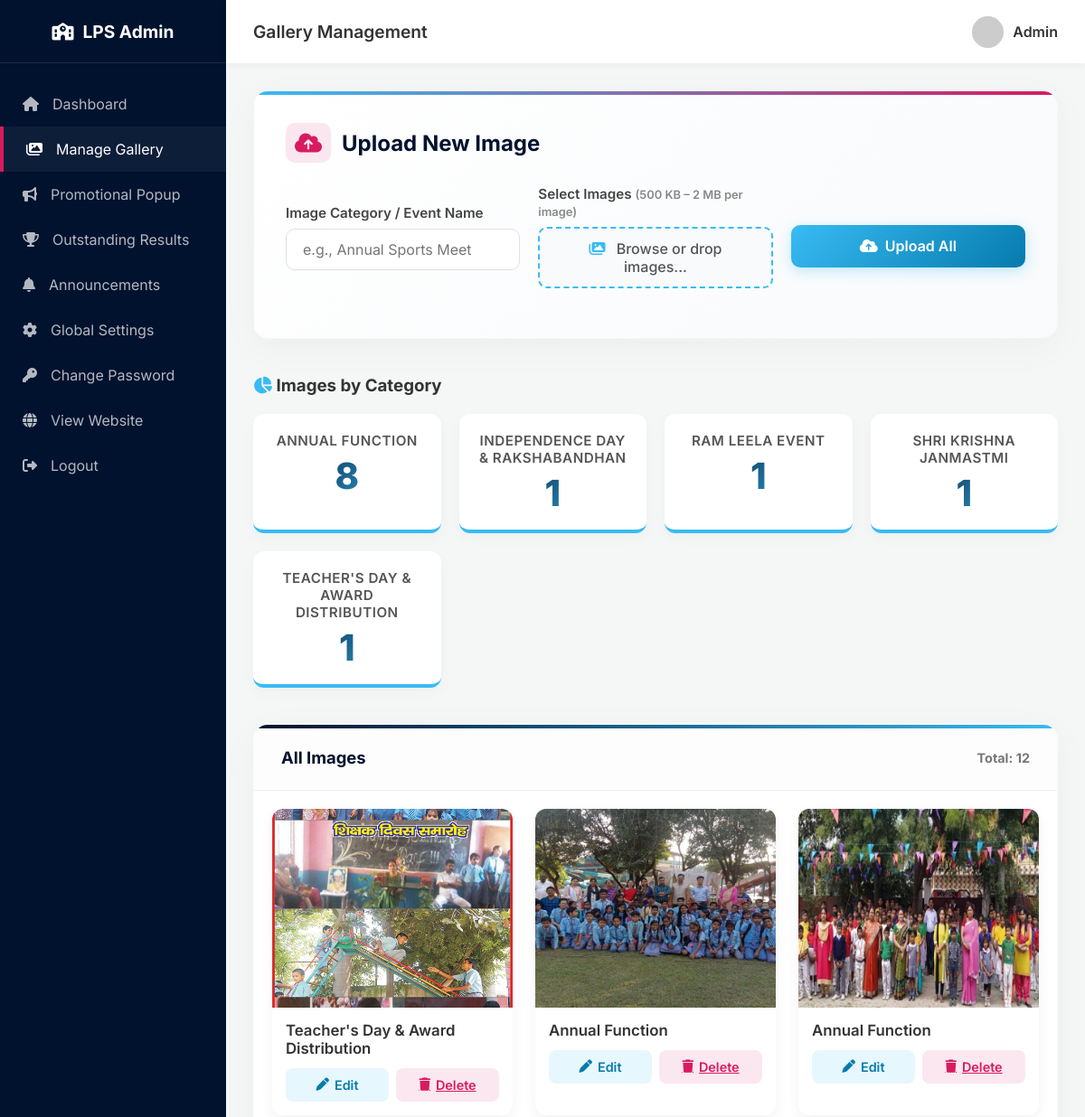
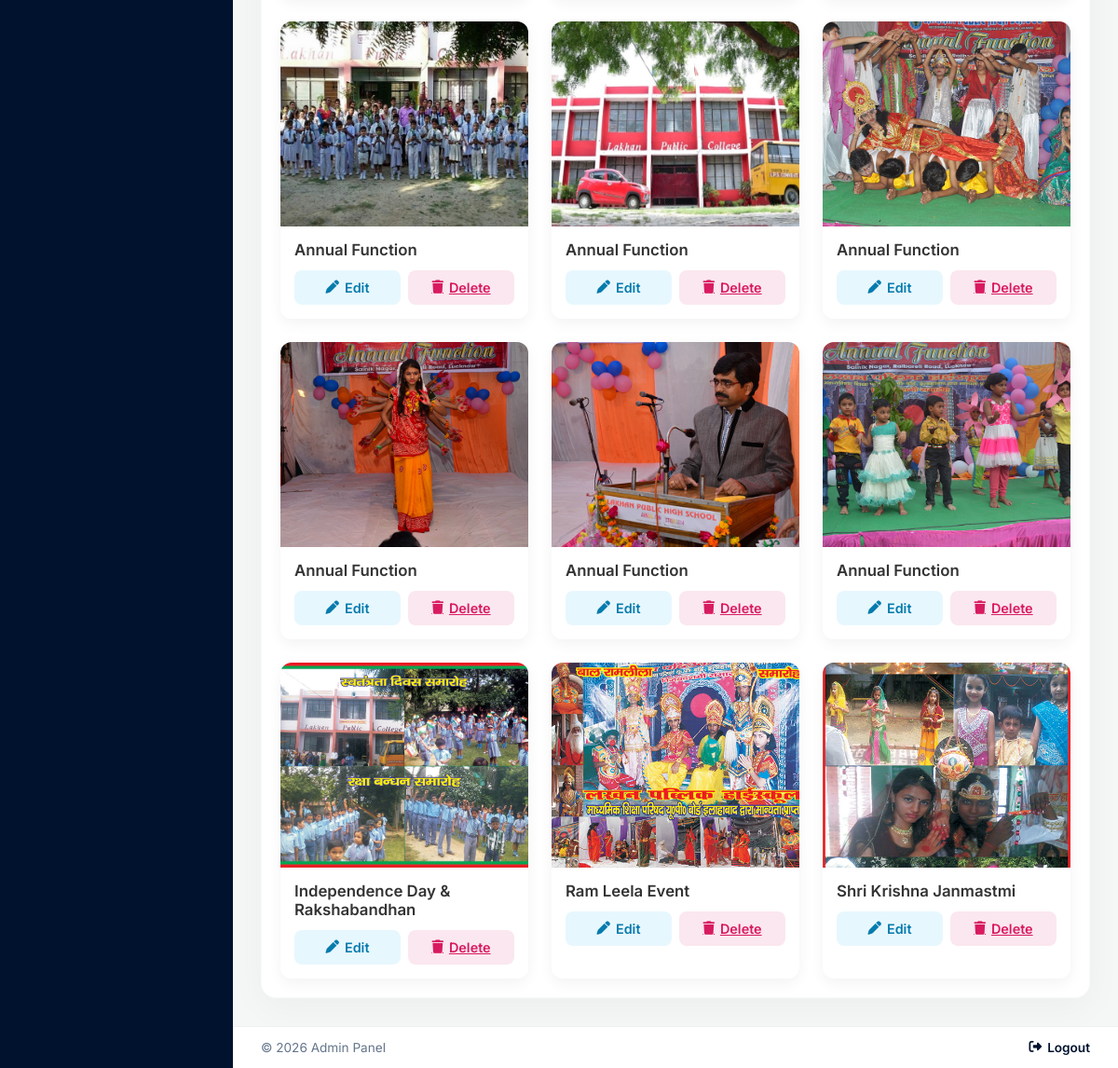
Page /admin/gallery.php (signed in) on the committed database (2 pictures, top to bottom).
### tables this page shows
CREATE TABLE `gallery` (
  `id` int(11) NOT NULL,
  `title` varchar(100) NOT NULL,
  `image_filename` varchar(255) NOT NULL,
  `created_at` timestamp NOT NULL DEFAULT current_timestamp()
);

### admin/gallery.php (the view, shortened to what this page needs)
<?php
require_once '../config/db.php';
$stmt = $pdo->query("SELECT * FROM gallery ORDER BY created_at DESC");
$gallery_images = $stmt->fetchAll();
$stmt = $pdo->query("SELECT title, COUNT(*) as count FROM gallery GROUP BY title ORDER BY title");
$titles = $stmt->fetchAll();
?>
<!DOCTYPE html>
<html lang="en">
<head>
    <link rel="stylesheet" href="https://cdnjs.cloudflare.com/ajax/libs/font-awesome/6.4.0/css/all.min.css">
    <link rel="stylesheet" href="css/admin-style.css">
</head>
<body>
    <div class="admin-wrapper">
        <?php include 'includes/sidebar.php'; ?>
        <main class="main-content">
            <?php include 'includes/header.php'; ?>
            <div class="dashboard-body">
                <div class="upload-form">
                    <h3 class="gallery-title">
                        <i class="fa-solid fa-cloud-arrow-up"></i> Upload New Image
                    </h3>
                    <form action="upload_image.php" method="POST" enctype="multipart/form-data" onsubmit="return validateGalleryUpload(this);">
                        <div class="form-row align-center">
                            <div class="form-group">
                                <label for="title">Image Category / Event Name</label>
                                <input type="text" id="title" name="title" required placeholder="e.g., Annual Sports Meet">
                            </div>
                            <div class="form-group">
                                <label for="image">Select Images <span style="font-size:0.85em; color:#888;">(500 KB – 2 MB per image)</span></label>
                                <div class="upload-wrapper">
                                    <div class="upload-box">
                                        <i class="fa-solid fa-images color-primary"></i>
                                        <span id="file-name">Browse or drop images...</span>
                                    </div>
                                </div>
                            </div>
                            <button type="submit" class="upload-btn">
                                <i class="fa-solid fa-cloud-arrow-up"></i> Upload All
                            </button>
                        </div>
                    </form>
                </div>
                <?php if (!empty($titles)): ?>
                <div class="mb-40">
                    <h3 class="gallery-title"><i class="fa-solid fa-chart-pie color-primary"></i> Images by Category</h3>
                    <div class="title-stats">
                        <?php foreach ($titles as $title_info): ?>
                        <div class="title-card">
                            <div class="title-name"><?= htmlspecialchars($title_info['title']) ?></div>
                            <div class="title-count"><?= $title_info['count'] ?></div>
                        </div>
                        <?php endforeach; ?>
                    </div>
                </div>
                <?php endif; ?>
                <div class="data-card">
                    <div class="data-card-header">
                        All Images
                        <span class="stat-total">Total: <?= count($gallery_images) ?></span>
                    </div>
                    <?php if (empty($gallery_images)): ?>
                        <div class="empty-state">
                            <i class="fa-solid fa-image"></i>
                            <p>No images in gallery yet. Upload one to get started!</p>
                        </div>
                    <?php else: ?>
                        <div class="gallery-grid">
                            <?php foreach ($gallery_images as $image): ?>
                            <div class="gallery-item">
                                <img src="../images/gallery/<?= htmlspecialchars($image['image_filename']) ?>" alt="<?= htmlspecialchars($image['title']) ?>">
                                <div class="gallery-item-info">
                                    <div class="gallery-item-title"><?= htmlspecialchars($image['title']) ?></div>
                                    <div class="gallery-item-actions">
                                        <button type="button" class="edit-btn"
                                            data-id="<?= (int) $image['id'] ?>"
                                            data-title="<?= htmlspecialchars($image['title'], ENT_QUOTES, 'UTF-8') ?>"
                                            data-image="../images/gallery/<?= htmlspecialchars($image['image_filename'], ENT_QUOTES, 'UTF-8') ?>"
                                            onclick="openEditModal(this)">
                                            <i class="fa-solid fa-pen"></i> Edit
                                        </button>
                                        <a href="gallery.php?delete=<?= $image['id'] ?>" class="delete-btn" onclick="return confirm('Are you sure you want to delete this image?');">
                                            <i class="fa-solid fa-trash"></i> Delete
                                        </a>
                                    </div>
                                </div>
                            </div>
                            <?php endforeach; ?>
                        </div>
                    <?php endif; ?>
                </div>
            </div>
            <?php include 'includes/footer.php'; ?>
        </main>
    </div>
</body>
</html>

### admin/includes/sidebar.php
<?php
$current_page = basename($_SERVER['PHP_SELF']);
?>
        <aside class="sidebar">
            <div class="sidebar-brand">
                <i class="fa-solid fa-school"></i> LPS Admin
            </div>
            <ul class="sidebar-menu">
                <li><a href="dashboard.php" class="<?= ($current_page == 'dashboard.php') ? 'active' : '' ?>"><i class="fa-solid fa-home"></i> Dashboard</a></li>
                <li><a href="gallery.php" class="<?= ($current_page == 'gallery.php') ? 'active' : '' ?>"><i class="fa-solid fa-images"></i> Manage Gallery</a></li>
                <li><a href="popup.php" class="<?= ($current_page == 'popup.php') ? 'active' : '' ?>"><i class="fa-solid fa-bullhorn"></i> Promotional Popup</a></li>
                <li><a href="results.php" class="<?= ($current_page == 'results.php') ? 'active' : '' ?>"><i class="fa-solid fa-trophy"></i> Outstanding Results</a></li>
                <li><a href="announcements.php" class="<?= ($current_page == 'announcements.php') ? 'active' : '' ?>"><i class="fa-solid fa-bell"></i> Announcements</a></li>
                <li><a href="settings.php" class="<?= ($current_page == 'settings.php') ? 'active' : '' ?>"><i class="fa-solid fa-cog"></i> Global Settings</a></li>
                <li><a href="change_password.php" class="<?= ($current_page == 'change_password.php') ? 'active' : '' ?>"><i class="fa-solid fa-key"></i> Change Password</a></li>
                <li><a href="../index.php" target="_blank"><i class="fa-solid fa-globe"></i> View Website</a></li>
                <li style="margin-top: auto;"><a href="logout.php"><i class="fa-solid fa-right-from-bracket"></i> Logout</a></li>
            </ul>
        </aside>

### admin/includes/header.php (shortened to what this page needs)
<?php
$page_name = basename($_SERVER['PHP_SELF']);
$page_title = 'Dashboard';
switch($page_name) {
    case 'gallery.php': $page_title = 'Gallery Management'; break;
}
?>
            <header class="top-header">
                <div class="header-title">
                    <?= $page_title ?>
                </div>
                <div class="header-actions">
                    <div class="user-profile">
                        <img src="https://ui-avatars.com/api/?name=Admin+User&background=38bbf3&color=fff" alt="Admin Profile">
                        <span>Admin</span>
                    </div>
                </div>
            </header>

### admin/includes/footer.php (shortened to what this page needs)
<footer class="admin-footer">
    <div class="admin-footer-inner">
        <span class="admin-footer-copy">
            &copy; <?= date('Y') ?>  Admin Panel
        </span>
        <div class="admin-footer-links">
            <a href="logout.php"><i class="fa-solid fa-right-from-bracket"></i> Logout</a>
        </div>
    </div>
</footer>

### rows in the picture
gallery: image_filename (picture), title "Teacher's Day & Award Distribution"
gallery: image_filename (picture), title "Annual Function"
gallery: image_filename (picture), title "Annual Function"
gallery: image_filename (picture), title "Annual Function"
gallery: image_filename (picture), title "Annual Function"
gallery: image_filename (picture), title "Annual Function"
gallery: image_filename (picture), title "Annual Function"
gallery: image_filename (picture), title "Annual Function"
gallery: image_filename (picture), title "Annual Function"
gallery: image_filename (picture), title "Independence Day & Rakshabandhan"
gallery: image_filename (picture), title "Ram Leela Event"
gallery: image_filename (picture), title "Shri Krishna Janmastmi"

### other values in the picture
$page_title "Gallery Management"
$title_info['title'] "ANNUAL FUNCTION"
$title_info['count'] "8"
$title_info['title'] "INDEPENDENCE DAY & RAKSHABANDHAN"
$title_info['count'] "1"
$title_info['title'] "RAM LEELA EVENT"
$title_info['title'] "SHRI KRISHNA JANMASTMI"
$title_info['title'] "TEACHER'S DAY & AWARD DISTRIBUTION"
count($gallery_images) "12"
